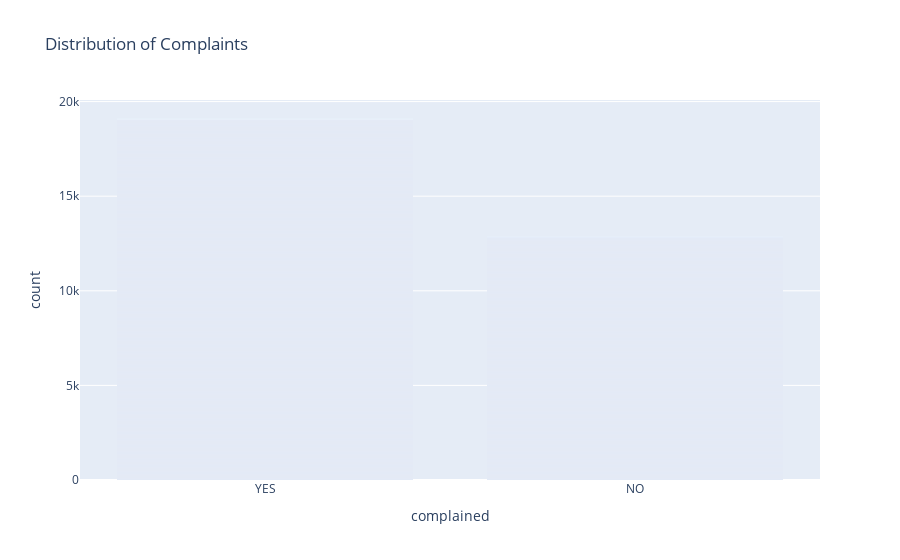

The notebook cell this image was saved under:
### Markdown cell above
### 2. Data Expolaration

### Code cell
# hvplot.extension('bokeh')
# is_default_bar = df['complained'].value_counts().hvplot.bar(
#     title="Customer Complain Distribution", xlabel='User complained', ylabel='Count', 
#     width=500, height=350
# )

# is_default_bar

fig = px.bar(df, x='complained', title='Distribution of Complaints')


# Show the plot
fig.show()

### Figure 1 — Plotly figure (JSON) as saved in the notebook; plotly's stock layout.template omitted (floating-point values rounded to 4 significant figures; data arrays with more than 128 entries replaced by an {"elided": "..."} marker saying what was removed)
{"data": [{"alignmentgroup": "True", "hovertemplate": "complained=%{x}<br>count=%{y}<extra></extra>", "legendgroup": "", "marker": {"color": "#636efa", "pattern": {"shape": ""}}, "name": "", "offsetgroup": "", "orientation": "v", "showlegend": false, "textposition": "auto", "type": "bar", "x": {"elided": "31924 str values"}, "xaxis": "x", "y": {"elided": "31924 int values"}, "yaxis": "y"}], "layout": {"barmode": "relative", "legend": {"tracegroupgap": 0}, "title": {"text": "Distribution of Complaints"}, "xaxis": {"anchor": "y", "domain": [0, 1], "title": {"text": "complained"}}, "yaxis": {"anchor": "x", "domain": [0, 1], "title": {"text": "count"}}}}
